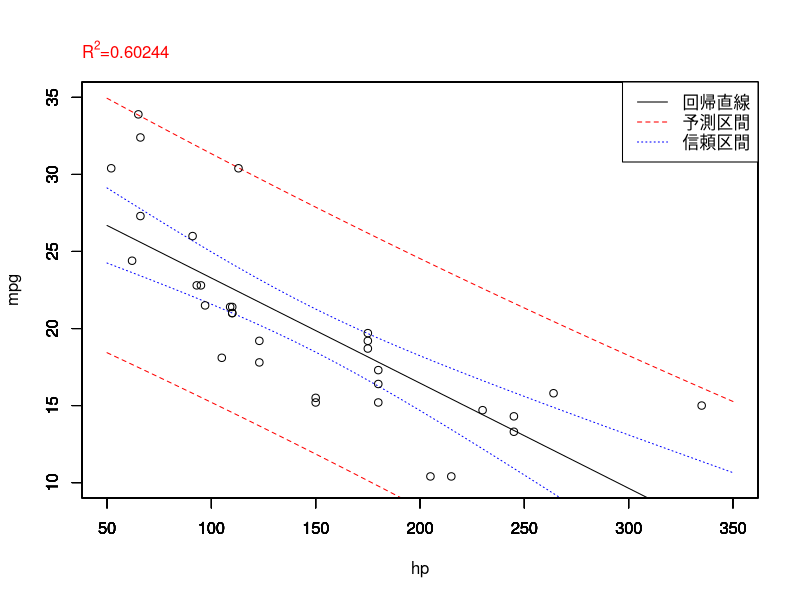
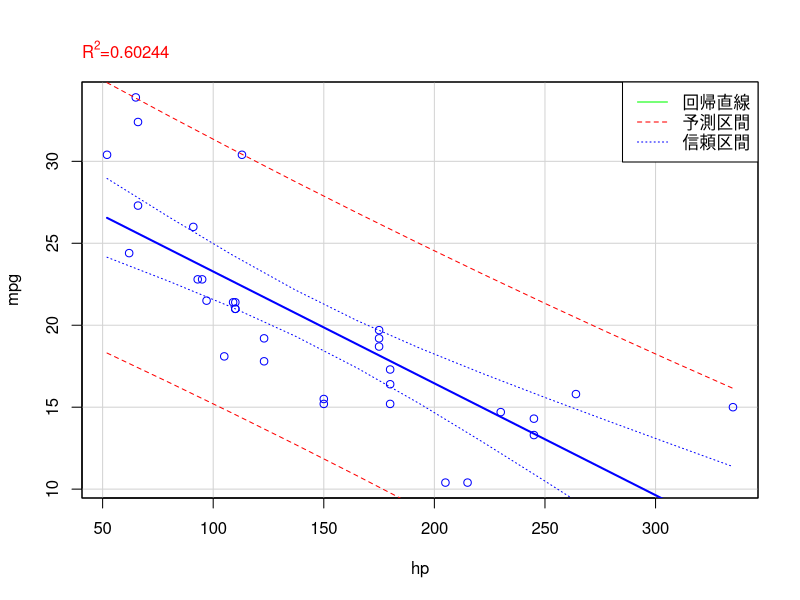

Write the R code that produced these figures, in order.
## ---- chunk 1
knitr::opts_chunk$set(echo = TRUE)
## ---- chunk 2
require(car)

# 組込データセット"mtcars"を読み込む
data(mtcars, package = "datasets")

# シリンダー数を層別因子にする
mtcars$f.cyl <- as.factor(mtcars$cyl)

# 線形回帰を計算する
res.lm <- lm(mpg ~ hp, data = mtcars)

# 横軸の区間範囲はグラフから読み取った値とする
xmin <- 50
xmax <- 350
step <- 10
ymin <- 10
ymax <- 35
new <- data.frame(hp = seq(xmin, xmax, step))

# 予測区間を計算する
pred.lm <- predict(res.lm, new, interval = "prediction")

# 信頼区間を計算する
conf.lm <- predict(res.lm, new, interval = "confidence")

# プロットの準備
x.plot <- seq(xmin, xmax, step)


# 回帰直線をプロットする
plot(x.plot, pred.lm[, 1], type = "l", xlim = c(xmin, xmax), ylim = c(ymin, ymax),
     xlab = "", ylab = "")

# 上書きを許可する
par(new = TRUE)

# 予測範囲(下限)をプロットする
plot(x.plot, pred.lm[, 2], type = "l", xlim = c(xmin, xmax), ylim = c(ymin, ymax),
     lty = 2, xlab = "", ylab = "", col = "red")

# 上書きを許可する
par(new = TRUE)

# 信頼範囲(下限)をプロットする
plot(x.plot, conf.lm[, 2], type = "l", xlim = c(xmin, xmax), ylim = c(ymin, ymax),
     lty = 3, xlab = "", ylab = "", col = "blue")

# 上書きを許可する
par(new = TRUE)

# 予測範囲(上限)をプロットする
plot(x.plot, pred.lm[, 3], type = "l", xlim = c(xmin, xmax), ylim = c(ymin, ymax),
     lty = 2, xlab = "", ylab = "", col = "red")

# 上書きを許可する
par(new = TRUE)

# 信頼範囲(上限)をプロットする
plot(x.plot, conf.lm[, 3], type = "l", xlim = c(xmin, xmax), ylim = c(ymin, ymax),
     lty = 3, xlab = "", ylab = "", col = "blue")

# 上書きを許可する
par(new = TRUE)

# 散布図をプロットする
plot(mtcars$hp, mtcars$mpg, type = "p", xlim = c(xmin, xmax), ylim = c(ymin, ymax),
     lty = 2, ylab = "mpg", xlab = "hp")

# 上書きを禁止する
par(new = FALSE)

# R^2の値を表示する
mtext(substitute(paste(R^2, "=", x),
                 list(x = round(summary(res.lm)$r.squared, digits = 5))),
      line = 1, col = "red", adj = 0)

# 凡例を描画する
leglabels <- c("回帰直線", "予測区間", "信頼区間")
leglty <- c(1, 2, 3)
legcol <- c("black", "red", "blue")
legend("topright", legend = leglabels, lty = leglty, col = legcol, lwd = 1)
## ---- chunk 3
require(car)

# 組込データセット"mtcars"を読み込む
data(mtcars, package = "datasets")

# シリンダー数を層別因子にする
mtcars$f.cyl <- as.factor(mtcars$cyl)

# Rcmdrで散布図を作画する（周辺箱ひげ図は描画しない）
scatterplot(mpg ~ hp, reg.line = lm, smooth = FALSE, spread = FALSE,
            id.method = 'mahal', id.n = 2, boxplots = FALSE, span = 0.5,
            data = mtcars)

# 線形回帰直線を計算する(Rcmderで計算しても可)
result.lm <- lm(mpg ~ hp, data = mtcars)

# 予測区間は最小値と最大値を10等分したものとする
min <- min(mtcars$hp)
max <- max(mtcars$hp)
step <- abs(max - min) / 10
new <- data.frame(hp = seq(min, max, step))

# 予測区間を計算する
result.pre <- predict(result.lm, new, interval = "prediction")

# 信頼区間を計算する
result.con <- predict(result.lm, new, interval = "confidence")

# 予測区間を散布図に上書きする
lines(new[, 1], result.pre[, 2], col = "red", lty = 2)    # 下側
lines(new[, 1], result.pre[, 3], col = "red", lty = 2)    # 上側

# 信頼区間を散布図に上書きする
lines(new[, 1], result.con[, 2], col = "blue", lty = 3)   # 下側
lines(new[, 1], result.con[, 3], col = "blue", lty = 3)   # 上側

# R^2の値を表示する
mtext(substitute(paste(R^2, "=", x),
                 list(x = round(summary(result.lm)$r.squared, digits = 5))),
      line = 1, col = "red", adj = 0)

# 凡例を描画する
leglabels <- c("回帰直線", "予測区間", "信頼区間")
leglty <- c(1, 2, 3)
legcol <- c("green", "red", "blue")
legend("topright", legend = leglabels, lty = leglty, col = legcol, lwd = 1)

